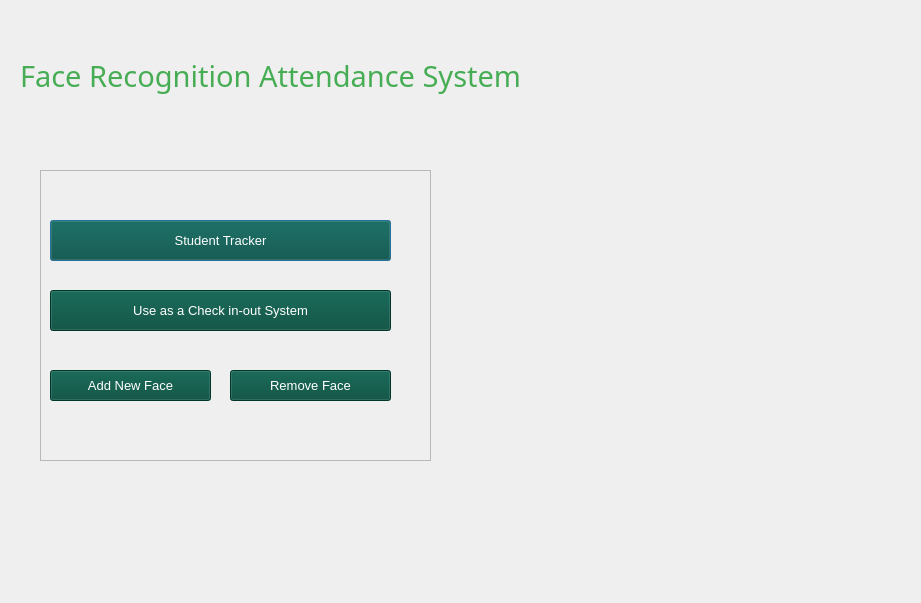
<?xml version="1.0" encoding="UTF-8"?>
<ui version="4.0">
 <class>dialog</class>
 <widget class="QDialog" name="dialog">
  <property name="geometry">
   <rect>
    <x>0</x>
    <y>0</y>
    <width>921</width>
    <height>603</height>
   </rect>
  </property>
  <property name="windowTitle">
   <string>MainPage</string>
  </property>
  <property name="autoFillBackground">
   <bool>false</bool>
  </property>
  <property name="styleSheet">
   <string notr="true">color:rgb(0, 0, 0)</string>
  </property>
  <widget class="QLabel" name="label">
   <property name="geometry">
    <rect>
     <x>20</x>
     <y>20</y>
     <width>591</width>
     <height>111</height>
    </rect>
   </property>
   <property name="font">
    <font>
     <family>Franklin Gothic Medium</family>
     <pointsize>22</pointsize>
     <weight>50</weight>
     <italic>false</italic>
     <bold>false</bold>
    </font>
   </property>
   <property name="styleSheet">
    <string notr="true">color: rgb(70, 173, 84);
font: 22pt &quot;Franklin Gothic Medium&quot;;

</string>
   </property>
   <property name="text">
    <string>Face Recognition Attendance System</string>
   </property>
  </widget>
  <widget class="QFrame" name="frame">
   <property name="geometry">
    <rect>
     <x>40</x>
     <y>170</y>
     <width>391</width>
     <height>291</height>
    </rect>
   </property>
   <property name="styleSheet">
    <string notr="true"/>
   </property>
   <property name="frameShape">
    <enum>QFrame::StyledPanel</enum>
   </property>
   <property name="frameShadow">
    <enum>QFrame::Raised</enum>
   </property>
   <widget class="QPushButton" name="btn_stutrack">
    <property name="geometry">
     <rect>
      <x>10</x>
      <y>50</y>
      <width>341</width>
      <height>41</height>
     </rect>
    </property>
    <property name="font">
     <font>
      <pointsize>10</pointsize>
     </font>
    </property>
    <property name="styleSheet">
     <string notr="true">background-color: rgb(0, 74, 59);
color: rgb(255, 255, 255)</string>
    </property>
    <property name="text">
     <string>Student Tracker</string>
    </property>
   </widget>
   <widget class="QPushButton" name="btn_cico">
    <property name="geometry">
     <rect>
      <x>10</x>
      <y>120</y>
      <width>341</width>
      <height>41</height>
     </rect>
    </property>
    <property name="font">
     <font>
      <pointsize>10</pointsize>
     </font>
    </property>
    <property name="styleSheet">
     <string notr="true">background-color: rgb(0, 74, 59);
color: rgb(255, 255, 255)</string>
    </property>
    <property name="text">
     <string>Use as a Check in-out System</string>
    </property>
   </widget>
   <widget class="QPushButton" name="btn_removeface">
    <property name="geometry">
     <rect>
      <x>190</x>
      <y>200</y>
      <width>161</width>
      <height>31</height>
     </rect>
    </property>
    <property name="font">
     <font>
      <pointsize>10</pointsize>
     </font>
    </property>
    <property name="styleSheet">
     <string notr="true">background-color: rgb(0, 74, 59);
color: rgb(255, 255, 255)</string>
    </property>
    <property name="text">
     <string>Remove Face</string>
    </property>
   </widget>
   <widget class="QPushButton" name="btn_newface">
    <property name="geometry">
     <rect>
      <x>10</x>
      <y>200</y>
      <width>161</width>
      <height>31</height>
     </rect>
    </property>
    <property name="font">
     <font>
      <pointsize>10</pointsize>
     </font>
    </property>
    <property name="styleSheet">
     <string notr="true">background-color: rgb(0, 74, 59);
color: rgb(255, 255, 255)</string>
    </property>
    <property name="text">
     <string>Add New Face</string>
    </property>
   </widget>
  </widget>
  <widget class="QLabel" name="label_2">
   <property name="geometry">
    <rect>
     <x>-10</x>
     <y>0</y>
     <width>981</width>
     <height>641</height>
    </rect>
   </property>
   <property name="styleSheet">
    <string notr="true">background-image: url(:/newPrefix/MainWindowsBG.jpg);</string>
   </property>
   <property name="text">
    <string/>
   </property>
   <property name="pixmap">
    <pixmap>MainWindowsBG.jpg</pixmap>
   </property>
   <property name="scaledContents">
    <bool>true</bool>
   </property>
  </widget>
  <zorder>label_2</zorder>
  <zorder>label</zorder>
  <zorder>frame</zorder>
 </widget>
 <resources>
  <include location="asset.qrc"/>
 </resources>
 <connections/>
</ui>
